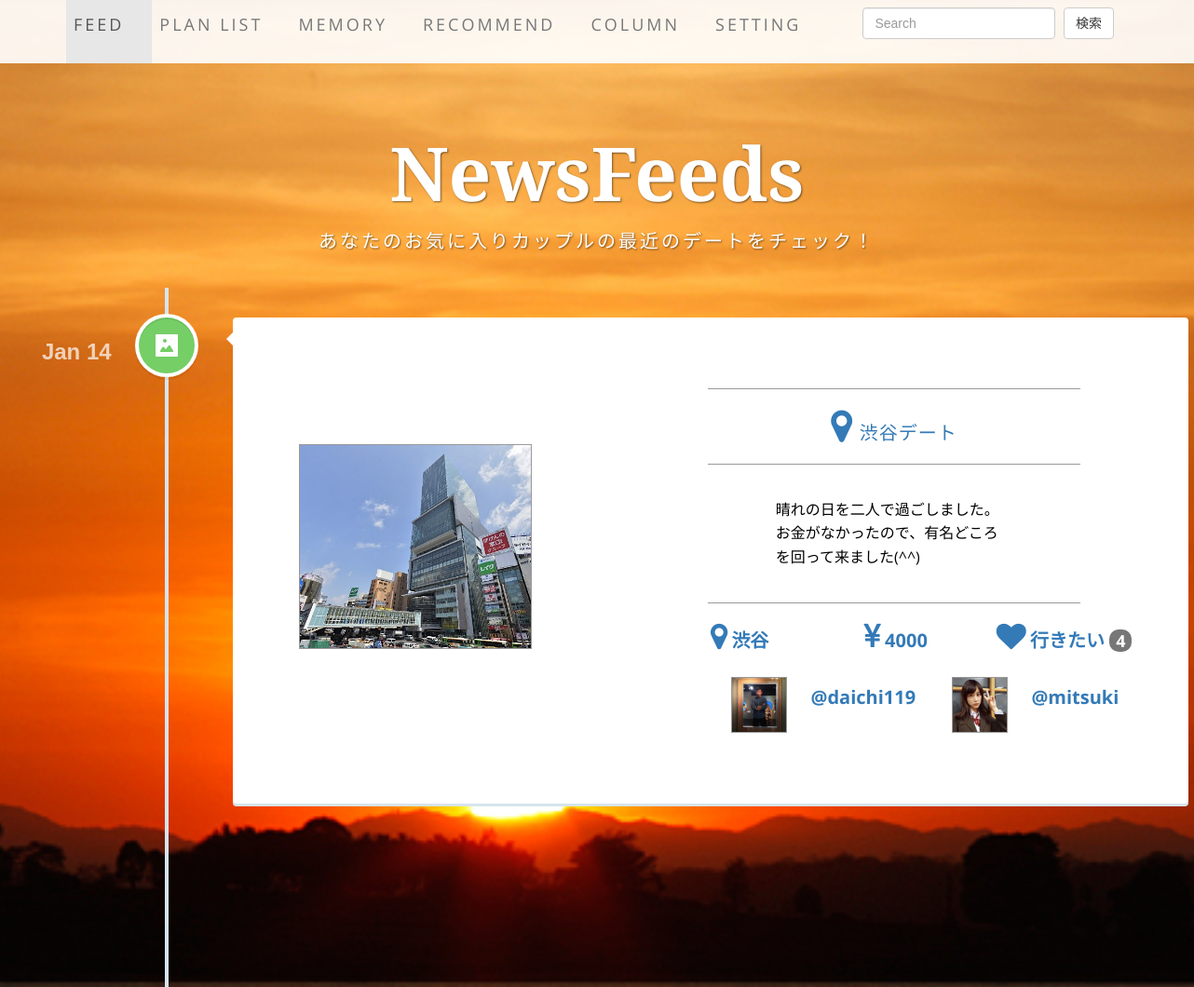
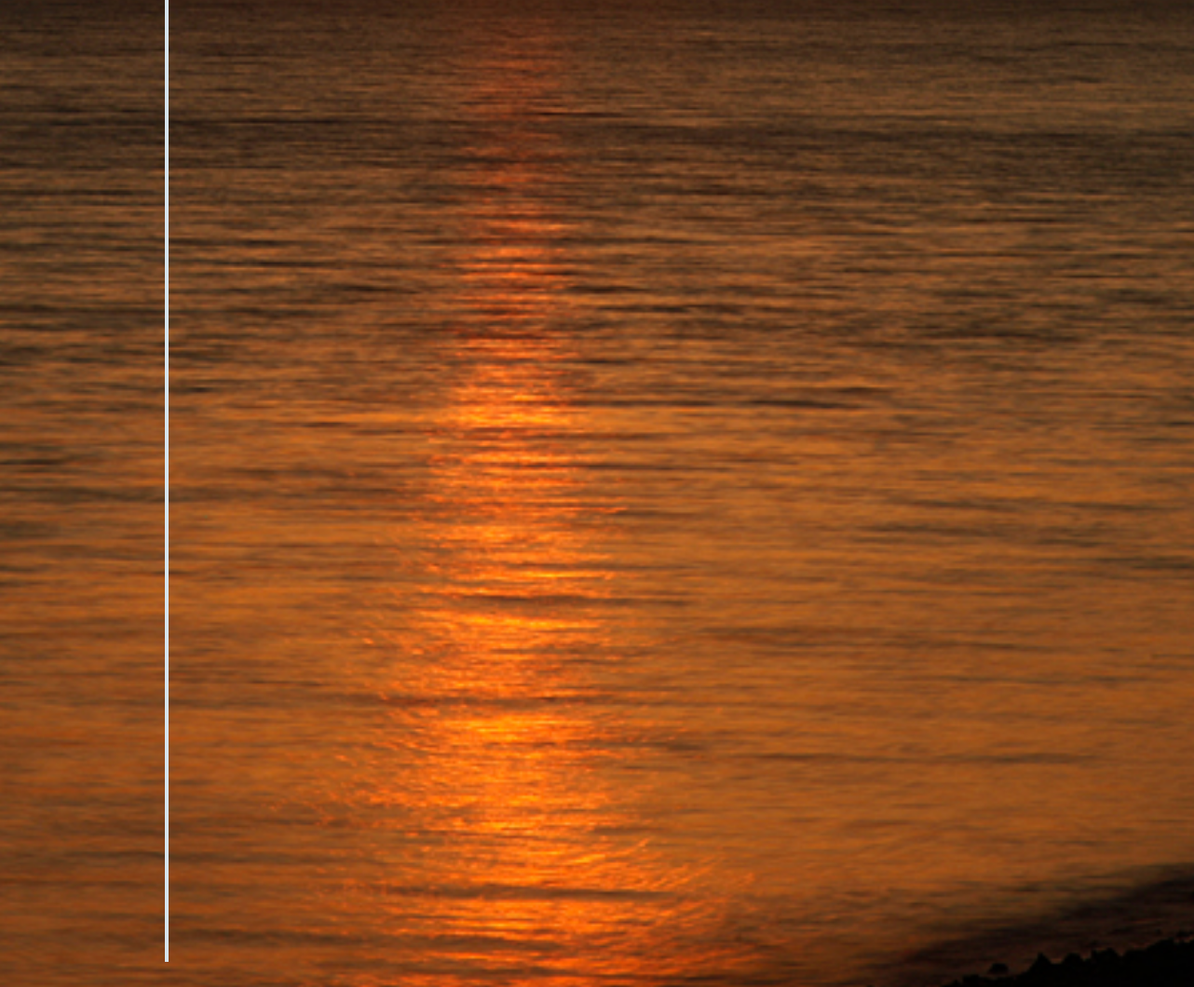
The page / on the database its author committed (2 pictures, top to bottom).
### tables this page shows
create table dates (
    id int not null auto_increment primary key,
    couple_id int not null,
    name varchar(255),
    description varchar(255),
    budget varchar(255),
    created datetime default null,
    modified datetime default null
);

create table posts(
    id int not null auto_increment primary key,
    date_id int not null,
    content varchar(255) not null,
    location varchar(255),
    created datetime default null,
    modified datetime default null
);

create table photos (
    id int not null auto_increment primary key,
    post_id int,
    filename varchar(255),
    created datetime default null,
    modified datetime default null
);

create table couples (
    id int not null auto_increment primary key,
    male_id int not null,
    female_id int not null,
    email varchar(255),
    profile varchar(255),
    start_date date, 
    cover_url varchar(255),
    profile_url varchar(255),
    often_area varchar(255),
    often_place varchar(255),
    relationship varchar(255),
    anniversary varchar(255),
    created datetime default null,
    modified datetime default null
);

create table users (
    id int not null auto_increment primary key,
    gender int not null,
    name varchar(255),
    password varchar(255),
    photo varchar(255),
    birthday varchar(255),
    age int
);

### function.php (called while the page is built, shortened)
<?php
function connectDb(){
  try {
    return new PDO(DSN, DB_USER, DB_PASSWORD);
  } catch (PDOException $e){
    echo $e->getMessage();
    exit;
  }
}
function getfeeds($a) {
  $dbh = connectDb();
  $sql = "select couple_id from follows where user_id = ".$a;
  $stmt = $dbh->query($sql);
  $couple_ids = $stmt->fetchAll(PDO::FETCH_COLUMN);
  $sql = "select * from dates where couple_id IN (".implode(",",$couple_ids).") order by created desc";
  $stmt = $dbh->query($sql);
  $dates = $stmt->fetchAll(PDO::FETCH_ASSOC);
  return $dates;
}
function getcouple($a) {
  $dbh = connectDb();
  $sql = "select * from couples where id = ".$a." order by created desc";
  $stmt = $dbh->query($sql);
  $couple = $stmt->fetch(PDO::FETCH_ASSOC);
  return $couple;
}
function getposts($a) {
  $dbh = connectDb();
  $sql = "select * from posts where date_id = ".$a." order by created";
  $stmt = $dbh->query($sql);
  $dates = $stmt->fetchAll(PDO::FETCH_ASSOC);
  return $dates;
}
function getlocation($a) {
  $dbh = connectDb();
  $sql = "select location from posts where date_id = ".$a." limit 1";
  $stmt = $dbh->query($sql);
  $dates = $stmt->fetch();
  return $dates['location'];
}
function getphotos($a) {
  $dbh = connectDb();
  $sql = "select * from photos where post_id = ".$a;
  $stmt = $dbh->query($sql);
  $photos = $stmt->fetchAll(PDO::FETCH_ASSOC);
  return $photos;
}
function getuser($a) {
  $dbh = connectDb();
  $sql = "select * from users where id = ".$a;
  $stmt = $dbh->query($sql);
  $user = $stmt->fetch(PDO::FETCH_ASSOC);
  return $user;
}

### index.php (the view, shortened to what this page needs)
 <?
require_once('function.php');
$dates = getfeeds(1);
?>
<!DOCTYPE html>
<html lang="en">
<head>
    <link href="css/bootstrap.min.css" rel="stylesheet">
    <link rel="stylesheet" href="vertical-timeline/css/reset.css">
    <link rel="stylesheet" href="vertical-timeline/css/style.css">
    <link href="css/business-casual.css" rel="stylesheet">
    <link rel="stylesheet" href="font-awesome/css/font-awesome.min.css" type="text/css">
</head>
<body>
    <div class="brand">NewsFeeds</div>
    <div class="address-bar">あなたのお気に入りカップルの最近のデートをチェック！</div>
    <nav class="navbar navbar-default navbar-fixed-top" role="navigation" >
        <div class="container">
            <div class="collapse navbar-collapse" id="bs-example-navbar-collapse-1">
                <ul class="nav navbar-nav " style="width:100%;">
                    <li class="active">
                        <a href="index.php">Feed</a>
                    </li>
                    <li>
                        <a href="planlist.php">Plan List</a>
                    </li>
                    <li>
                        <a href="memory.php">Memory</a>
                    </li>
                    <li>
                        <a href="recommend.php">Recommend</a>
                    </li>
                    <li>
                        <a href="column.php">Column</a>
                    </li>
                    <li>
                        <a href="setting.php">Setting</a>
                    </li>
                    <li style="float:right;">
                        <form class="navbar-form navbar-left" role="search">
                            <div class="form-group">
                                <input type="text" class="form-control" placeholder="Search">
                            </div>
                                <button type="submit" class="btn btn-default">検索</button>
                        </form>
                    </li>
                </ul>
            </div>
        </div>
    </nav>
<section id="cd-timeline" class="cd-container">
    <div class="container">
    <?php foreach ($dates as $date) { ?>
        <div class="cd-timeline-block">
            <div class="cd-timeline-img cd-picture" style="margin-left:-44px;">
                <img src="vertical-timeline/img/cd-icon-picture.svg" alt="Picture">
            </div>
            <a href="datecourse.php?id=<?php echo $date['id']; ?>"　style="">
                <div class="cd-timeline-content"  style="width:90%!important;">
                    <div class="row">
                        <div class="box">
                            <div class="col-lg-12" style="">
                                <div class="row"　style="position: relative;">
                                    <div class="col-sm-5" style="width: 400px;
                                                                height: 380px; ">
                                         <img class="img-responsive img-border img-left" src="images/<?php echo getphotos(getposts($date["id"])[0]["id"])[0]["filename"] ?>" alt="" style="width:auto;height:220px;position: absolute;top: 0;bottom: 0;margin: auto 0 auto 30px;">
                                    </div>
                                    <div class="col-sm-7">
                                        <hr>
                                        <h3 class="intro-text text-center">
                                            <i class="fa fa-map-marker fa-2x"></i>
                                            <?php echo $date['name']; ?>
                                        </h3>
                                        <hr>
                                        <div class="row">
                                            <div class="col-sm-offset-3 col-sm-6 col-sm-offset-3">
                                        <p>
                                            <?php echo $date['description']; ?>
                                        </p>
                                            </div>
                                        </div>
                                        <hr>
                                        <div class="row">
                                            <div class="col-sm-5 text-center">
                                                <i class="fa fa-map-marker fa-2x"></i>
                                                <span style="font-size:20px;font-weight: bold;">
                                                    <?php echo getlocation($date['id']); ?>
                                                </span>
                                            </div>
                                            <div class="col-sm-3">
                                                <i class="fa fa-jpy fa-2x"></i>
                                                <span style="font-size:20px;font-weight: bold;">
                                                    <?php echo $date['budget']; ?>
                                                </span>
                                            </div>
                                            <div class="col-sm-4">
                                                <i class="fa fa-heart fa-2x"></i>
                                                <span style="font-size:20px;font-weight: bold;">
                                                 行きたい <span class="badge" style="font-size:18px">4</span>
                                                </span>
                                            </div>
                                        </div>
                                        <br>
                                        <div class="row" style="margin-top:10px;">
                                            <a href="user.php?id=<?php echo getcouple($date['couple_id'])['id'] ;?>">
                                            <div class="col-sm-offset-2 col-sm-5">
                                                <img class="img-responsive img-border img-left" src="user_images/<?php echo getuser(getcouple($date['couple_id'])['male_id'])['photo']; ?>" alt="" style="width:60px;height:auto;
                                                ">
                                                <span style="font-size:20px;font-weight: bold; margin:12px auto 12px 0; display:block;">
                                                    <?php echo getuser(getcouple($date['couple_id'])['male_id'])['name'];?>
                                                </span>
                                            </div>
                                            <div class="col-sm-5">
                                                <img class="img-responsive img-border img-left" src="user_images/<?php echo getuser(getcouple($date['couple_id'])['female_id'])['photo']; ?>" alt="" style="width:60px;height:auto;
                                                ">
                                                <span style="font-size:20px;font-weight: bold; margin:12px auto; display:block;">
                                                    <?php echo getuser(getcouple($date['couple_id'])['female_id'])['name'];?>
                                            </div>
                                            </a>
                                        </div>
                                    </div>
                                </div>
                            </div>
                        </div>
                    </div>
                <span class="cd-date" style=" font-weight:bold;color:white;">Jan 14</span>
            </div>
            </a>
        </div>
        <?php } ?>
    </div>
</section>
</body>
</html>

### vertical-timeline/css/style.css (style rules this page uses)
html * { -webkit-font-smoothing: antialiased; -moz-osx-font-smoothing: grayscale; }
*, *:after, *:before { -webkit-box-sizing: border-box; -moz-box-sizing: border-box; box-sizing: border-box; }
body { font-size: 100%; font-family: "Droid Serif", serif; color: #7f8c97; background-color: #e9f0f5; }
a { text-decoration: none; font-family: "Open Sans", sans-serif; }
img { max-width: 100%; }
.cd-container { width: 90%; max-width: 1170px; margin: 0 auto; }
.cd-container::after { content: ''; display: table; clear: both; }
#cd-timeline { position: relative; padding: 2em 0; margin-top: 0; margin-bottom: 2em; }
#cd-timeline::before { content: ''; position: absolute; top: 0; left: 18px; height: 100%; width: 4px; background: #d7e4ed; }
@media only screen and (min-width: 1170px) { #cd-timeline { margin-top: 0em; margin-bottom: 3em; } }
@media only screen and (min-width: 1170px) { #cd-timeline::before { left: 10%; margin-left: -2px; } }
.cd-timeline-block { position: relative; margin: 2em 0; }
.cd-timeline-block:after { content: ""; display: table; clear: both; }
.cd-timeline-block:first-child { margin-top: 0; }
.cd-timeline-block:last-child { margin-bottom: 0; }
@media only screen and (min-width: 1170px) { .cd-timeline-block { margin: 4em 0; } }
@media only screen and (min-width: 1170px) { .cd-timeline-block:first-child { margin-top: 0; } }
@media only screen and (min-width: 1170px) { .cd-timeline-block:last-child { margin-bottom: 0; } }
.cd-timeline-img { position: absolute; top: 0; left: 0; width: 40px; height: 40px; border-radius: 50%; box-shadow: 0 0 0 4px white, inset 0 2px 0 rgba(0, 0, 0, 0.08), 0 3px 0 4px rgba(0, 0, 0, 0.05); }
.cd-timeline-img img { display: block; width: 24px; height: 24px; position: relative; left: 50%; top: 50%; margin-left: -12px; margin-top: -12px; }
.cd-timeline-img.cd-picture { background: #75ce66; }
@media only screen and (min-width: 1170px) { .cd-timeline-img { width: 60px; height: 60px; left: 10%; margin-left: -30px; -webkit-transform: translateZ(0); -webkit-backface-visibility: hidden; } }
.cd-timeline-content { position: relative; margin-left: 60px; background: white; border-radius: 0.25em; padding: 1em; box-shadow: 0 3px 0 #d7e4ed; }
.cd-timeline-content:after { content: ""; display: table; clear: both; }
.cd-timeline-content p, .cd-timeline-content .cd-read-more, .cd-timeline-content .cd-date { font-size: 13px; font-size: 0.8125rem; }
.cd-timeline-content .cd-read-more, .cd-timeline-content .cd-date { display: inline-block; }
.cd-timeline-content p { margin: 1em 0; line-height: 1.6; }
.cd-timeline-content .cd-date { float: left; padding: .8em 0; opacity: .7; }
.cd-timeline-content::before { content: ''; position: absolute; top: 16px; right: 100%; height: 0; width: 0; border: 7px solid transparent; border-right: 7px solid white; }
@media only screen and (min-width: 768px) { .cd-timeline-content p { font-size: 16px; font-size: 1rem; } }
@media only screen and (min-width: 768px) { .cd-timeline-content .cd-read-more, .cd-timeline-content .cd-date { font-size: 14px; font-size: 0.875rem; } }
@media only screen and (min-width: 1170px) { .cd-timeline-content { margin-left: 15%; padding: 1.6em; width: 45%; } }
@media only screen and (min-width: 1170px) { .cd-timeline-content::after { top: 24px; left: 100%; border-color: transparent; border-left-color: white; } }
@media only screen and (min-width: 1170px) { .cd-timeline-content .cd-date { position: absolute; width: 100%; left: 0%; top: 6px; font-size: 16px; font-size: 1.5rem; } }
.cd-timeline-content .cd-date { margin-left: -20%; }

### rows shown on the page
dates: id.filename (picture), name "渋谷デート", description "晴れの日を二人で過ごしました。お金がなかったので、有名どころを回って来ました(^^)", id "渋谷", budget "4000", couple.photo (picture), couple.name "@daichi119", couple.name "@mitsuki"
